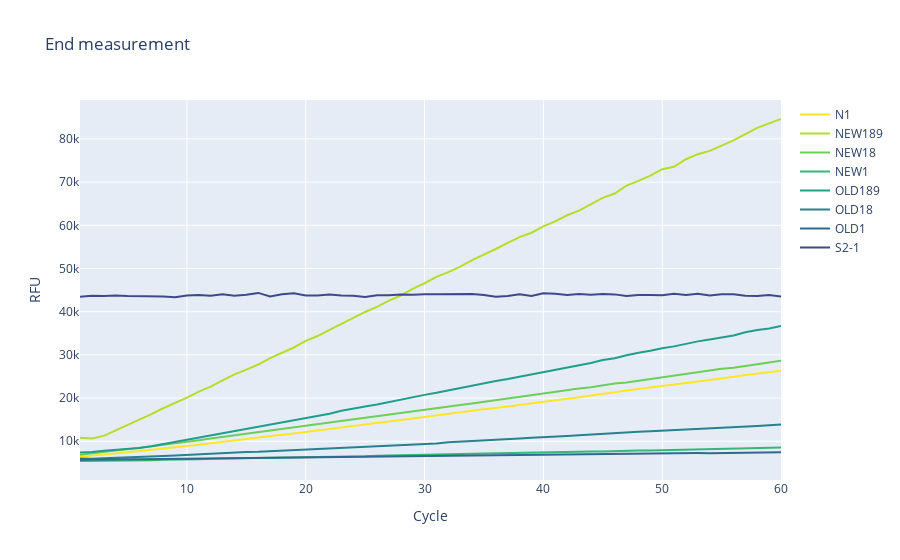

Notebook cell for this chart:
### Code cell
import pandas as pd
import plotly.express as px
import plotly.graph_objs as go
import plotly.colors as pc

# Load CSV-file into a pandas DataFrame
df = pd.read_csv("Measurement 3.csv", sep=";")

# Calculate the mean of the replicates for each column
cols_to_avg = ["N1", "NEW189", "NEW18", "NEW1", "OLD189", "OLD18", "OLD1", "S2-1"]
grouped_df = df[cols_to_avg].groupby(df["Cycle"]).mean()


# Define the colors for each dataset using hex codes
colors = {"N1": "#fde725", "NEW189": "#90d743", "NEW18": "#35b779",
          "NEW1": "#21918c", "OLD189": "#31688e", "OLD18": "#443983",
          "OLD1": "#440154", "S2-1": "#440154"}

# Create a new empty figure
fig = go.Figure()

# Plot each line separately with a for loop
for col in cols_to_avg:
    fig.add_trace(go.Scatter(x=grouped_df.index, y=grouped_df[col], mode='lines',
                             name=col, line=dict(color=color_scale[len(fig.data)], width=2)))

# Set the title and axis labels
fig.update_layout(title="End measurement", xaxis_title="Cycle", yaxis_title="RFU")

# Display the plot using plotly.offline.iplot()
fig.show()
